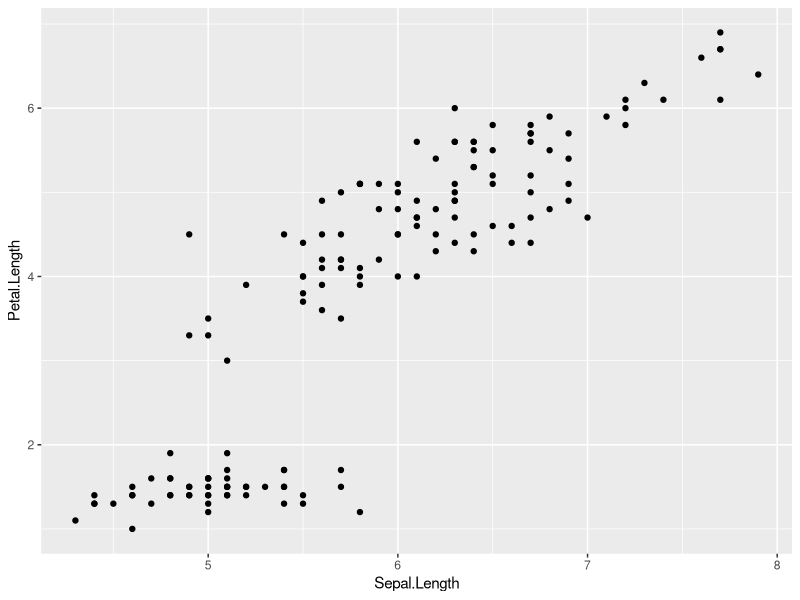

Here is the R script that generated this plot: (Note: this script raises an error after producing the figure.)
## ---- chunk 1
sub_path <- file.path("output", "officer-sections")
dir.create(sub_path, showWarnings = FALSE, recursive = TRUE)
## ---- chunk 2
library(ggplot2)

gg <- ggplot(data = iris, aes(Sepal.Length, Petal.Length)) +
  geom_point()

# Define consistent margins
std_margins <- page_mar(top = 1, bottom = 1, left = 1, right = 1)

# Start document and add graphic
doc_section_1 <- read_docx()
doc_section_1 <- body_add_gg(
  x = doc_section_1, value = gg,
  width = 9, height = 6,
  style = "centered"
)

# Add section break to make previous content landscape
ps <- prop_section(
  page_size = page_size(orient = "landscape"),
  page_margins = std_margins,  # Use consistent margins
  type = "continuous"
)

doc_section_1 <- body_end_block_section(
  x = doc_section_1,
  value = block_section(property = ps)
)
## ---- chunk 3
doc_section_1 <- body_add_gg(
  x = doc_section_1, value = gg,
  width = 6.29, height = 9.72,
  style = "centered"
)

print(doc_section_1, target = file.path(sub_path, "example_landscape_gg.docx"))
## ---- chunk 4
# Define consistent properties
std_margins <- page_mar(top = 1, bottom = 1, left = 1, right = 1)

portrait_props <- prop_section(
  page_size = page_size(orient = "portrait"),
  page_margins = std_margins,
  type = "continuous"
)

landscape_props <- prop_section(
  page_size = page_size(orient = "landscape"),
  page_margins = std_margins,  # Same margins!
  type = "continuous"
)

doc_section_2 <- read_docx() |>
  # 1. Add portrait content
  body_add_par("This is a dummy text. It is in the default portrait section.") |>

  # 2. Close default section (starts special section)
  body_end_block_section(block_section(portrait_props)) |>

  # 3. Add landscape content
  body_add_gg(value = gg, width = 9, height = 6, style = "centered") |>

  # 4. Close landscape section (returns to default)
  body_end_block_section(block_section(landscape_props))

print(doc_section_2, target = file.path(sub_path, "example_landscape_gg2.docx"))
## ---- chunk 5
# Consistent margins
std_margins <- page_mar(top = 1, bottom = 1, left = 1, right = 1)

# Landscape, single column
landscape_one_column <- block_section(
  prop_section(
    page_size = page_size(orient = "landscape"),
    page_margins = std_margins,
    type = "continuous"
  )
)

# Landscape, two columns
landscape_two_columns <- block_section(
  prop_section(
    page_size = page_size(orient = "landscape"),
    page_margins = std_margins,  # Same margins!
    type = "continuous",
    section_columns = section_columns(widths = c(4, 4))
  )
)

doc_section_3 <- read_docx() |>
  body_add_table(value = head(mtcars), style = "table_template") |>
  body_end_block_section(value = landscape_one_column) |>
  body_add_par(value = paste(rep(letters, 60), collapse = " ")) |>
  body_end_block_section(value = landscape_two_columns)

print(doc_section_3, target = file.path(sub_path, "example_complex_section.docx"))
